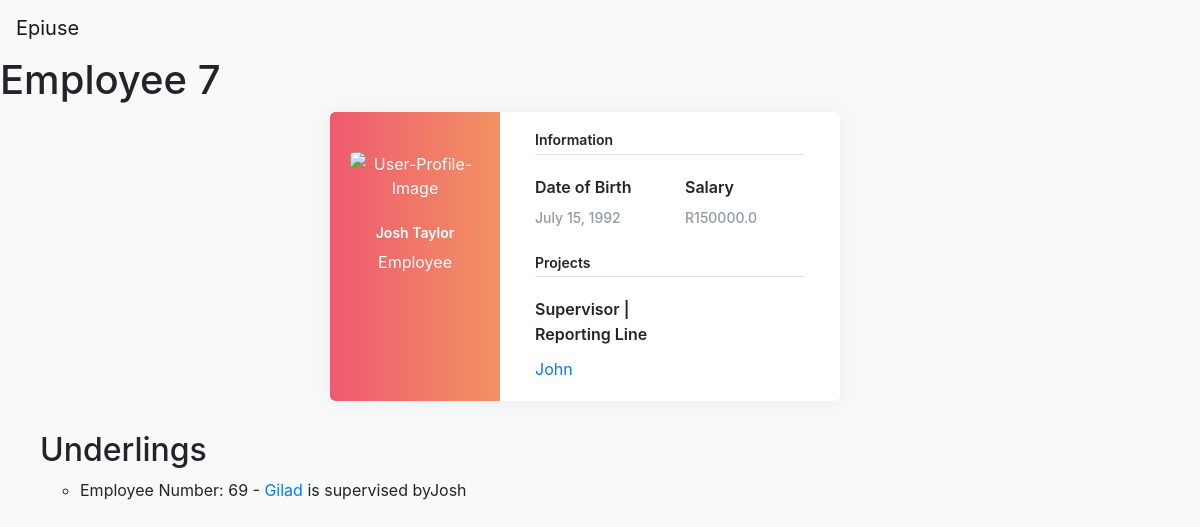
/7, run on the app's committed database.
### main/models.py (models this page shows, shortened)
class Employee(models.Model):
    emp_num = models.IntegerField(primary_key=True,null=False)
    emp_relation = models.ForeignKey('self', verbose_name=("relation"), on_delete=models.CASCADE,null=True,blank=True,related_name="underlings")
    emp_role = models.CharField(max_length=50)
    emp_name = models.CharField(max_length=50)
    emp_surname = models.CharField(max_length=50)
    emp_dob =  models.DateField()
    emp_salary = models.FloatField()

### main/views.py (the view)
# urls.py: path('<int:emp_num>',views.employee,name="employee"),
def employee(request,emp_num):
    try:
        employee = Employee.objects.get(pk=emp_num)
    except Employee.DoesNotExist:
        raise Http404("Employee Does Not Exist")
    if employee.emp_relation_id == None:
            supervisor = Employee.objects.get(pk=employee.emp_num)
    else:
            supervisor = Employee.objects.get(pk = employee.emp_relation_id)
    context = {
        "employee":employee,
        "underlings":employee.underlings.all(),
        "supervisor":supervisor,
    }
    return render(request,"epiuse/employee.html",context)

### main/templates/epiuse/employee.html (shortened to what this page needs)
{% extends 'epiuse/base.html' %}
{% block body %}
{% include 'includes/main_navbar.html' %}
{% load static %}
<link rel="stylesheet" href="{% static 'employee.css' %}">
<h1>Employee {{employee.emp_num}}</h1>
<div class="container">
    <div class="row container d-flex justify-content-center">
        <div class="col-xl-6 col-md-12">
            <div class="card user-card-full">
                <div class="row m-l-0 m-r-0">
                    <div class="col-sm-4 bg-c-lite-green user-profile">
                        <div class="card-block text-center text-white">
                            <div class="m-b-25"> <img src="https://img.icons8.com/bubbles/100/000000/user.png" class="img-radius" alt="User-Profile-Image"> </div>
                            <h6 class="f-w-600">{{employee.emp_name}} {{employee.emp_surname}}</h6>
                            <p>{{employee.emp_role}}</p>
                        </div>
                    </div>
                    <div class="col-sm-8">
                        <div class="card-block">
                            <h6 class="m-b-20 p-b-5 b-b-default f-w-600">Information</h6>
                            <div class="row">
                                <div class="col-sm-6">
                                    <p class="m-b-10 f-w-600">Date of Birth</p>
                                    <h6 class="text-muted f-w-400">{{employee.emp_dob}}</h6>
                                </div>
                                <div class="col-sm-6">
                                    <p class="m-b-10 f-w-600">Salary</p>
                                    <h6 class="text-muted f-w-400">R{{employee.emp_salary}}</h6>
                                </div>
                            </div>
                            <h6 class="m-b-20 m-t-40 p-b-5 b-b-default f-w-600">Projects</h6>
                            <div class="row">
                                <div class="col-sm-6">
                                    <p class="m-b-10 f-w-600">Supervisor | Reporting Line</p>
                                    {% if supervisor.emp_num != employee.emp_num %}
                                    <a href="{% url 'employee' supervisor.emp_num %}">{{supervisor.emp_name}}</a>
                                    {% endif %}
                                </div>
                            </div>
                        </div>
                    </div>
                </div>
            </div>
        </div>
    </div>
</div>
<ul>
<h2>Underlings</h2>
<ul>
{% for underling in underlings %}
<li>Employee Number: {{ underling.emp_num}} - <a href="{% url 'employee' underling.emp_num %}">{{underling.emp_name}}</a> is supervised by{{employee.emp_name}}</li>
{% empty %}
<li>The employee does not have underlings.</li>
{% endfor %}
</ul>
{% endblock %}

### main/static/employee.css (style rules this page uses)
body { background-color: #f9f9fa }
.user-card-full { overflow: hidden }
.card { border-radius: 5px; -webkit-box-shadow: 0 1px 20px 0 rgba(69, 90, 100, 0.08); box-shadow: 0 1px 20px 0 rgba(69, 90, 100, 0.08); border: none; margin-bottom: 30px }
.m-r-0 { margin-right: 0px }
.m-l-0 { margin-left: 0px }
.user-card-full .user-profile { border-radius: 5px 0 0 5px }
.bg-c-lite-green { background: -webkit-gradient(linear, left top, right top, from(#f29263), to(#ee5a6f)); background: linear-gradient(to right, #ee5a6f, #f29263) }
.user-profile { padding: 20px 0 }
.card-block { padding: 1.25rem }
.m-b-25 { margin-bottom: 25px }
.img-radius { border-radius: 5px }
h6 { font-size: 14px }
.card .card-block p { line-height: 25px }
.b-b-default { border-bottom: 1px solid #e0e0e0 }
.m-b-20 { margin-bottom: 20px }
.p-b-5 { padding-bottom: 5px !important }
.m-b-10 { margin-bottom: 10px }
.text-muted { color: #919aa3 !important }
.f-w-600 { font-weight: 600 }
.m-t-40 { margin-top: 20px }
.user-card-full::before { content: "xfsdf"; position: absolute; top:20px; left:10px; background-color: red; }

### data on the page
Employee: emp_num "7", emp_name "Josh", emp_surname "Taylor", emp_role "Employee", emp_dob "July 15, 1992", emp_salary "150000.0"
Employee: emp_name "John"
Employee: emp_num "69", emp_name "Gilad"
